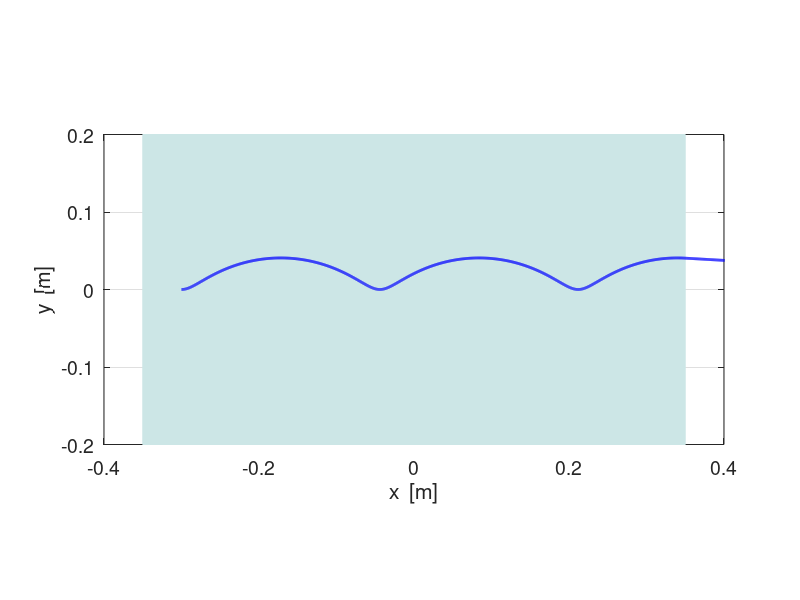
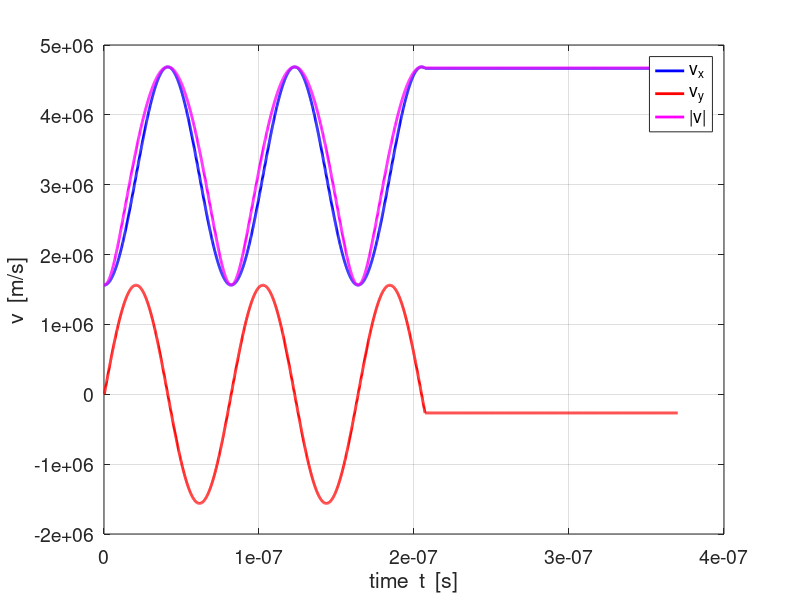
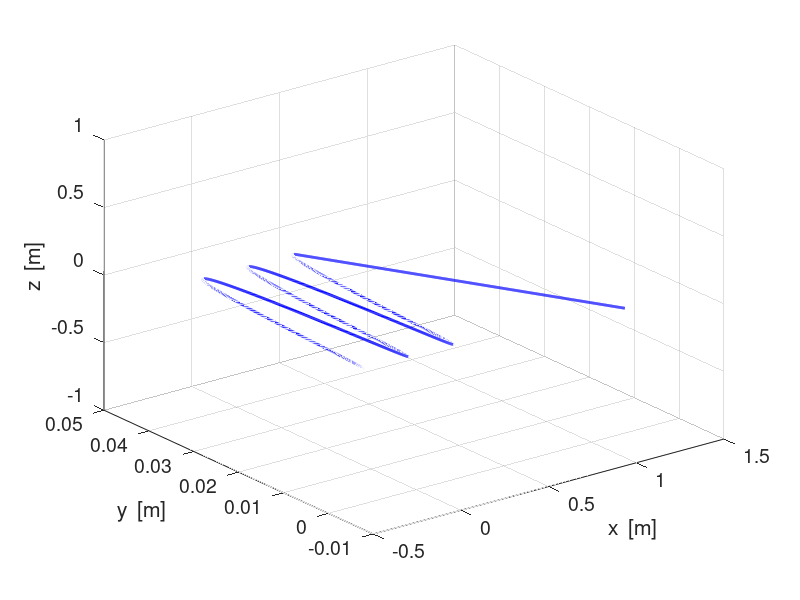
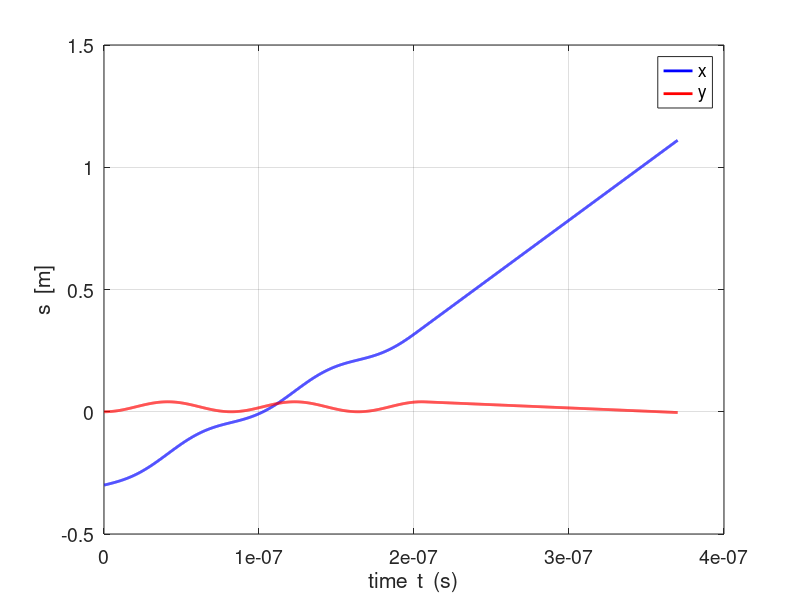

These charts were generated, in order, by the following MATLAB code:
% em_vBE_01.m
% 15 11 08
% Motion of a charged partilce in uniform cross B and E fields
% S.I. units used unless otherwise stated
% Default value and unit are given in ()
% Ian Cooper   School of Physics   University of Sydney
% ian.cooper@sydney.edu.au
% http://www.physics.usyd.edu.au/teach_res/mp/mphome.htm

clear all
close all
clc

% =========================================================================
% INPUT PARAMETERS 
% =========================================================================

% number of time steps
   N = 2840;

% Dimensions of volume element and field region
   xMax = 0.4;   xMin = -xMax;
   yMax = xMax; yMax = 0.2;   yMin = -yMax;
   zMax = xMax;   zMin = -zMax;
   
   
   xFMax = 0.35;    xFMin = -xFMax;
   yFMax = xFMax;   yFMin = -yFMax;
   zFMax = xFMax;   zFMin = -zMax;   
   
% Particle  e = 1.602e-19   proton m = 1.67e-27
   q = 1.602e-19;     
   m = 1.67e-27;      

% Fields
   B = 0.8;
   E = 25e5;

% Initial velocites and displacements
   ux = E/(2*B);   uy = 0;   uz = 0;
   x0 = -0.3;   y0 = 0;   z0 = 0;

   
% =========================================================================
% Setup
% =========================================================================

% time step
   if B == 0; h = 1e-9;
   else
     h = abs(0.01 * m / (q * B));
   end
   %h = 1e-10;
   
% constants
   k1 = q * B * h / (2 * m);   k2 = q * E *h^2 / m;   k3 = 1/(1+k1^2);
% Initialize arrays
   t = [1:N] .* h;
   x  = zeros(N,1);    y  = zeros(N,1);    z  = uz .* t';
   vx = zeros(N,1);   vy = zeros(N,1);   vz = uz .* ones(N,1);
   v = zeros(N,1);
   ax = zeros(N,1);   ay = zeros(N,1);   az = zeros(N,1);
   
% Time step 1: n = 1   
  x(1)  = x0;    y(1)  = y0;
  vx(1) = ux;   vy(1) = uy;
  ax(1) = q * B * uy / m;   ay(1) = (q/m) * (E- ux * B);

% Time step 2: n = 2
x(2) = x(1) + vx(1)*h;   y(2) = y(1) + vy(1)*h;

% =========================================================================
% TIME LOOPS
% =========================================================================

% Displacement
   for n = 2 : N-1
      if abs(x(n)) < xFMax && abs(y(n)) < yFMax
         x(n+1) = k3 * (2*x(n) + (k1^2-1)*x(n-1) + ...
               2*k1*(y(n) - y(n-1)) + k1*k2);
         y(n+1) = 2*y(n) - y(n-1) - k1*x(n+1) + k1*x(n-1) + k2;  
      else
      x(n+1) = 1 * (2*x(n) + (0-1)*x(n-1) + ...
               2*0*(y(n) - y(n-1)) + 0);
         y(n+1) = 2*y(n) - y(n-1) - 0*x(n+1) + 0*x(n-1) + 0;   
      end
   end
 % Velocity  -------------------------------------------------------------
 for n = 2 : N-1
     vx(n) = (x(n+1) - x(n-1))/(2*h);
     vy(n) = (y(n+1) - y(n-1))/(2*h);
 end
     vx(N) = (x(N)-x(N-1))/h; vy(N) = (y(N)-y(N-1))/h;  
     v = sqrt(vx.^2 + vy.^2 + vz.^2);
     
 % Acceleration
 for n = 1 : N
  if abs(x(n)) < xFMax && abs(y(n)) < yFMax
      ax(n) = (q*B/m) .* vy(n);   ay(n) = (q/m) .* (E - vx(n) .* B);
  else
      ax(n) = 0;   ay(n) = 0;    
  end
 end
  
 
% =========================================================================
% Graphics
% =========================================================================
  
figure(1) % --------------------------------------------------------------
   %set(gcf,'PaperType','A4');
   hold on
   fs = 14;
   set(gcf,'units','normalized','position',[0.05,0.6,0.3,0.3]); 
  
    h_rect = rectangle('Position',[xFMin, yFMin 2*xFMax 2*yFMax]);
    col = [0.8 0.9 0.9];
    set(h_rect,'FaceColor',col,'EdgeColor',col);
    
   xP = x; yP = y;
   plot(xP,yP,'b','LineWidth',2)

   grid on
   box on
   axis equal

   xlabel('x  [m]');
   ylabel('y  [m]');
   axis([xMin xMax yMin yMax]);
   set(gca,'fontsize',fs);
   
  
figure (2) % -------------------------------------------------------------
   set(gcf,'units','normalized','position',[0.36,0.6,0.3,0.3]); 
   xP = t; yP = vx;
   plot(xP,yP,'b','LineWidth',2)
   hold on
   xP = t; yP = vy;
   plot(xP,yP,'r','LineWidth',2)
   yP = v;
   plot(xP,yP,'m','LineWidth',2)
   xlabel('time  t  [s]');
   ylabel('v  [m/s]');
   legend('v_x','v_y', '|v|');
   grid on
   set(gca,'fontsize',14);
   
figure (3) % -------------------------------------------------------------
   set(gcf,'units','normalized','position',[0.670,0.6,0.3,0.3]); 
   plot3(x,y,z,'b','LineWidth',2);
   xlabel('x  [m]'); ylabel('y  [m]'); zlabel('z  [m]');
   grid on
   set(gca,'fontsize',14);

figure (4) % -------------------------------------------------------------
   set(gcf,'units','normalized','position',[0.05,0.1,0.3,0.3]); 
   xP = t; yP = x;
   plot(xP,yP,'b','LineWidth',2)
   hold on
   xP = t; yP = y;
   plot(xP,yP,'r','LineWidth',2)
   xlabel('time  t  (s)');
   ylabel('s  [m]');
   legend('x','y');
   grid on
   set(gca,'fontsize',14);   

figure (5) % -------------------------------------------------------------
   set(gcf,'units','normalized','position',[0.36,0.1,0.3,0.3]); 
   xP = t; yP = ax;
   plot(xP,yP,'b','LineWidth',2)
   hold on
   xP = t; yP = ay;
   plot(xP,yP,'r','LineWidth',2)
   xlabel('time  t  [s]');
   ylabel('a  [m/s^2]');
   legend('a_x','a_y');
   grid on
   set(gca,'fontsize',14);      
  
 figure (6) % -------------------------------------------------------------
   set(gcf,'units','normalized','position',[0.67,0.1,0.3,0.4]); 
   xP = 0; yP = 0;
   plot(xP,yP,'b','LineWidth',2) 
   axis([0 100 0 100]);
   fs = 12;
     px1 = 10; py1 = 98; dpx = 5; dpy = 7; px2 = 50;

% Number of elements  N
   tx1 = 'Number of time steps  N = ';
   tx2 = num2str(N,'%4.0f\n');
   tx3 = '  ';
   tx = [tx1 tx2 tx3];
   h_text = text(px1,py1,tx); set(h_text,'fontsize',fs);

% charge q
   py1 = py1 - dpy;
   tx1 = 'Charge  [C]  q = ';
   tx2 = num2str(q,'%2.3e\n');
   tx3 = '  ';
   tx = [tx1 tx2 tx3];
   h_text = text(px1,py1,tx); set(h_text,'fontsize',fs);

   % charge m
   py1 = py1 - dpy;
   tx1 = 'Mass  [kg]  m = ';
   tx2 = num2str(m,'%2.3e\n');
   tx3 = '  ';
   tx = [tx1 tx2 tx3];
   h_text = text(px1,py1,tx); set(h_text,'fontsize',fs);
   
% magnetic field B
   py1 = py1 - dpy;
   tx1 = 'Magnetic field [T]  B = ';
   tx2 = num2str(B,'%2.2f\n');
   tx3 = '  ';
   tx = [tx1 tx2 tx3];
   h_text = text(px1,py1,tx); set(h_text,'fontsize',fs);
   
% electric field E
   py1 = py1 - dpy;
   tx1 = 'Electric field [V/m]  E = ';
   tx2 = num2str(E,'%2.2e\n');
   tx3 = '  ';
   tx = [tx1 tx2 tx3];
   h_text = text(px1,py1,tx); set(h_text,'fontsize',fs);
   axis off
   
% initial positions x y z
   py1 = py1 - 1*dpy;
   tx1 = 'Initial values (t = 0 s) for displacement [m]';
   tx2 = ' ';
   tx3 = '  ';
   tx = [tx1 tx2 tx3];
   h_text = text(px1,py1,tx); set(h_text,'fontsize',fs);  
   
   py1 = py1 - 1*dpy;
   tx1 = '   x_0 = ';
   tx2 = num2str(x(1),'%2.2f\n');
   tx3 = '  ';
   tx = [tx1 tx2 tx3];
   h_text = text(px1,py1,tx); set(h_text,'fontsize',fs);   
   
   py1 = py1 - dpy;
   tx1 = '   y_0 = ';
   tx2 = num2str(y(1),'%2.2f\n');
   tx3 = '  ';
   tx = [tx1 tx2 tx3];
   h_text = text(px1,py1,tx); set(h_text,'fontsize',fs); 
   
   py1 = py1 - dpy;
   tx1 = '   z_0 = ';
   tx2 = num2str(z(1),'%2.2f\n');
   tx3 = '  ';
   tx = [tx1 tx2 tx3];
   h_text = text(px1,py1,tx); set(h_text,'fontsize',fs); 
   
% initial velocities vx vy vz
   py1 = py1 - dpy;
   tx1 = 'Initial values (t = 0 s) for velocity [m/s]';
   tx2 = ' ';
   tx3 = '  ';
   tx = [tx1 tx2 tx3];
   h_text = text(px1,py1,tx); set(h_text,'fontsize',fs);  

   py1 = py1 - dpy;
   tx1 = '   u_x = ';
   tx2 = num2str(vx(1),'%2.2e\n');
   tx3 = '  ';
   tx = [tx1 tx2 tx3];
   h_text = text(px1,py1,tx); set(h_text,'fontsize',fs);   
   
   py1 = py1 - dpy;
   tx1 = '   u_y = ';
   tx2 = num2str(vy(1),'%2.2e\n');
   tx3 = '  ';
   tx = [tx1 tx2 tx3];
   h_text = text(px1,py1,tx); set(h_text,'fontsize',fs); 
   
   py1 = py1 - dpy;
   tx1 = '   u_z = ';
   tx2 = num2str(uz(1),'%2.2e\n');
   tx3 = '  ';
   tx = [tx1 tx2 tx3];
   h_text = text(px1,py1,tx); set(h_text,'fontsize',fs);
   
 % time step h
   py1 = py1 - 2*dpy;
   tx1 = 'Time step [s]  h = ';
   tx2 = num2str(h,'%2.2e\n');
   tx3 = '  ';
   tx = [tx1 tx2 tx3];
   h_text = text(px1,py1,tx); set(h_text,'fontsize',fs);
   
   axis off
   
